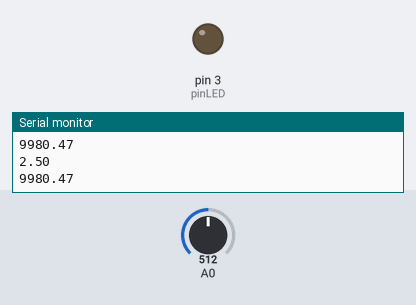
Bench run of a sketch on a simulated Arduino Uno, built with avr-gcc and run on an emulated ATmega328P. Parts: output pins drawn as LEDs (lit = HIGH), the last lines printed to the serial monitor. The inputs (shaded band) are chosen by the test bench; at power-on: A0 = 512.

Above: at 1.8 s.
1.9 s: A0 set to 502
At 3.2 s:
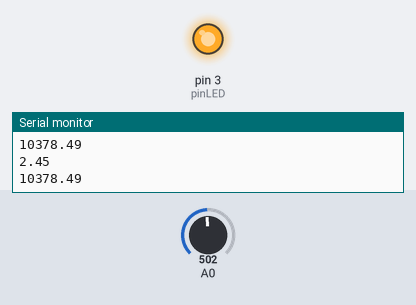
3.5 s: A0 set to 716
At 5.0 s:
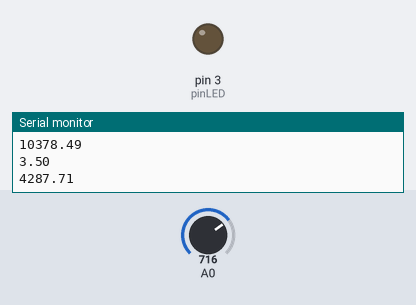
5.5 s: A0 set to 511
At 6.6 s:
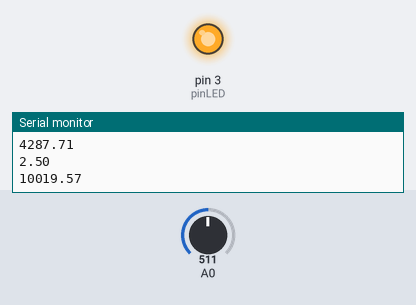
Timing chart, 0 to 8.5 s (numbered marks = the images above; inputs shaded):
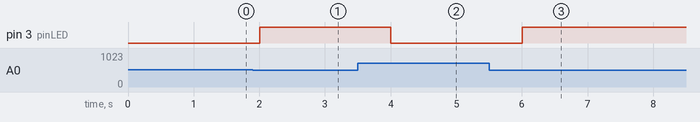

Measured:
- the behaviour switches between 512 and 511 on A0 (found by bisection; images 0 and 1)
- after the input at 1.9 s, pin 3 (pinLED): LOW → HIGH after 0.10 s
- after the input at 3.5 s, pin 3 (pinLED): HIGH → LOW after 0.51 s
- after the input at 5.5 s, pin 3 (pinLED): LOW → HIGH after 0.51 s

The sketch:

ej3.8.ino
```cpp
const int pinLED = 3;
const int v_in = 5; // volts
int val = 0;
float v_out = 0;
const int r_1 = 10000; // resistence 10K → 1k

void setup()
{
  pinMode(pinLED, OUTPUT);
  Serial.begin(9600);
}

void loop()
{
  val = analogRead(0);
  v_out = 5.0 * val / 1023.0; // convert to volts
  // Rphoto = R1 * (Vin - Vout)/Vout
  float r_ph = r_1 * (v_in - v_out)/v_out;
  Serial.println(v_out);
  Serial.println(r_ph);

  if(v_out < 2.5)
  {
    digitalWrite(pinLED, HIGH);
  }
  else
  {
    digitalWrite(pinLED, LOW);
  }

  delay(1000);
}
```
